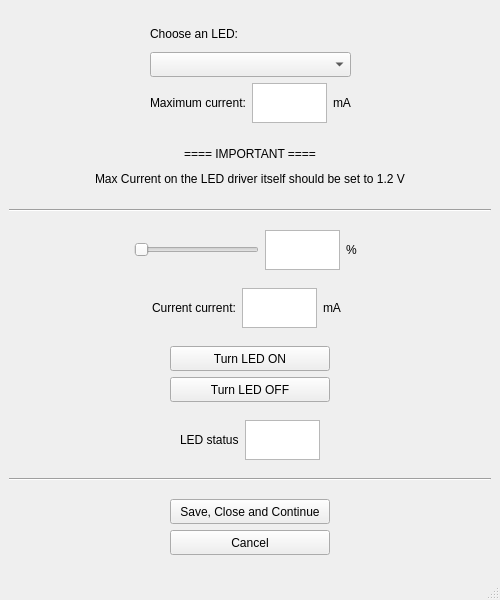
<?xml version="1.0" encoding="UTF-8"?>
<ui version="4.0">
 <class>MainWindow</class>
 <widget class="QMainWindow" name="MainWindow">
  <property name="geometry">
   <rect>
    <x>0</x>
    <y>0</y>
    <width>500</width>
    <height>600</height>
   </rect>
  </property>
  <property name="sizePolicy">
   <sizepolicy hsizetype="Fixed" vsizetype="Fixed">
    <horstretch>0</horstretch>
    <verstretch>0</verstretch>
   </sizepolicy>
  </property>
  <property name="minimumSize">
   <size>
    <width>500</width>
    <height>600</height>
   </size>
  </property>
  <property name="maximumSize">
   <size>
    <width>500</width>
    <height>600</height>
   </size>
  </property>
  <property name="windowTitle">
   <string>MODmode</string>
  </property>
  <widget class="QWidget" name="centralwidget">
   <layout class="QGridLayout" name="gridLayout">
    <item row="1" column="0">
     <layout class="QHBoxLayout" name="horizontalLayout_11">
      <item>
       <spacer name="horizontalSpacer_13">
        <property name="orientation">
         <enum>Qt::Horizontal</enum>
        </property>
        <property name="sizeHint" stdset="0">
         <size>
          <width>40</width>
          <height>20</height>
         </size>
        </property>
       </spacer>
      </item>
      <item>
       <layout class="QVBoxLayout" name="verticalLayout_5">
        <property name="spacing">
         <number>0</number>
        </property>
        <item alignment="Qt::AlignHCenter">
         <widget class="QLabel" name="label_9">
          <property name="sizePolicy">
           <sizepolicy hsizetype="Expanding" vsizetype="Expanding">
            <horstretch>0</horstretch>
            <verstretch>0</verstretch>
           </sizepolicy>
          </property>
          <property name="maximumSize">
           <size>
            <width>500</width>
            <height>25</height>
           </size>
          </property>
          <property name="text">
           <string>==== IMPORTANT ====</string>
          </property>
         </widget>
        </item>
        <item alignment="Qt::AlignHCenter">
         <widget class="QLabel" name="label_3">
          <property name="sizePolicy">
           <sizepolicy hsizetype="Expanding" vsizetype="Expanding">
            <horstretch>0</horstretch>
            <verstretch>0</verstretch>
           </sizepolicy>
          </property>
          <property name="maximumSize">
           <size>
            <width>500</width>
            <height>25</height>
           </size>
          </property>
          <property name="text">
           <string>Max Current on the LED driver itself should be set to 1.2 V</string>
          </property>
         </widget>
        </item>
       </layout>
      </item>
      <item>
       <spacer name="horizontalSpacer_14">
        <property name="orientation">
         <enum>Qt::Horizontal</enum>
        </property>
        <property name="sizeHint" stdset="0">
         <size>
          <width>40</width>
          <height>20</height>
         </size>
        </property>
       </spacer>
      </item>
     </layout>
    </item>
    <item row="0" column="0">
     <layout class="QHBoxLayout" name="horizontalLayout">
      <item>
       <spacer name="horizontalSpacer_11">
        <property name="orientation">
         <enum>Qt::Horizontal</enum>
        </property>
        <property name="sizeHint" stdset="0">
         <size>
          <width>40</width>
          <height>20</height>
         </size>
        </property>
       </spacer>
      </item>
      <item>
       <layout class="QVBoxLayout" name="verticalLayout_2">
        <item>
         <layout class="QVBoxLayout" name="verticalLayout">
          <item>
           <widget class="QLabel" name="label_1">
            <property name="sizePolicy">
             <sizepolicy hsizetype="Expanding" vsizetype="Expanding">
              <horstretch>0</horstretch>
              <verstretch>0</verstretch>
             </sizepolicy>
            </property>
            <property name="maximumSize">
             <size>
              <width>300</width>
              <height>25</height>
             </size>
            </property>
            <property name="text">
             <string>Choose an LED:</string>
            </property>
           </widget>
          </item>
          <item>
           <widget class="QComboBox" name="comboBox_LEDs">
            <property name="sizePolicy">
             <sizepolicy hsizetype="Preferred" vsizetype="Preferred">
              <horstretch>0</horstretch>
              <verstretch>0</verstretch>
             </sizepolicy>
            </property>
            <property name="minimumSize">
             <size>
              <width>0</width>
              <height>0</height>
             </size>
            </property>
            <property name="maximumSize">
             <size>
              <width>300</width>
              <height>25</height>
             </size>
            </property>
           </widget>
          </item>
         </layout>
        </item>
        <item>
         <layout class="QHBoxLayout" name="horizontalLayout_9">
          <item>
           <widget class="QLabel" name="label_4">
            <property name="sizePolicy">
             <sizepolicy hsizetype="Expanding" vsizetype="Expanding">
              <horstretch>0</horstretch>
              <verstretch>0</verstretch>
             </sizepolicy>
            </property>
            <property name="maximumSize">
             <size>
              <width>200</width>
              <height>25</height>
             </size>
            </property>
            <property name="text">
             <string>Maximum current:</string>
            </property>
           </widget>
          </item>
          <item>
           <widget class="QTextEdit" name="textEdit_MaxCurrent">
            <property name="maximumSize">
             <size>
              <width>75</width>
              <height>40</height>
             </size>
            </property>
            <property name="readOnly">
             <bool>true</bool>
            </property>
           </widget>
          </item>
          <item>
           <widget class="QLabel" name="label_2">
            <property name="sizePolicy">
             <sizepolicy hsizetype="Expanding" vsizetype="Expanding">
              <horstretch>0</horstretch>
              <verstretch>0</verstretch>
             </sizepolicy>
            </property>
            <property name="maximumSize">
             <size>
              <width>25</width>
              <height>25</height>
             </size>
            </property>
            <property name="text">
             <string>mA</string>
            </property>
           </widget>
          </item>
         </layout>
        </item>
       </layout>
      </item>
      <item>
       <spacer name="horizontalSpacer_12">
        <property name="orientation">
         <enum>Qt::Horizontal</enum>
        </property>
        <property name="sizeHint" stdset="0">
         <size>
          <width>40</width>
          <height>20</height>
         </size>
        </property>
       </spacer>
      </item>
     </layout>
    </item>
    <item row="3" column="0">
     <layout class="QHBoxLayout" name="horizontalLayout_2">
      <item>
       <spacer name="horizontalSpacer_9">
        <property name="orientation">
         <enum>Qt::Horizontal</enum>
        </property>
        <property name="sizeHint" stdset="0">
         <size>
          <width>40</width>
          <height>20</height>
         </size>
        </property>
       </spacer>
      </item>
      <item>
       <widget class="QSlider" name="horizontalSlider">
        <property name="maximumSize">
         <size>
          <width>150</width>
          <height>30</height>
         </size>
        </property>
        <property name="orientation">
         <enum>Qt::Horizontal</enum>
        </property>
       </widget>
      </item>
      <item>
       <widget class="QTextEdit" name="textEdit_Percentage">
        <property name="maximumSize">
         <size>
          <width>75</width>
          <height>40</height>
         </size>
        </property>
        <property name="readOnly">
         <bool>false</bool>
        </property>
       </widget>
      </item>
      <item>
       <widget class="QLabel" name="label_7">
        <property name="sizePolicy">
         <sizepolicy hsizetype="Expanding" vsizetype="Expanding">
          <horstretch>0</horstretch>
          <verstretch>0</verstretch>
         </sizepolicy>
        </property>
        <property name="maximumSize">
         <size>
          <width>20</width>
          <height>25</height>
         </size>
        </property>
        <property name="text">
         <string>%</string>
        </property>
       </widget>
      </item>
      <item>
       <spacer name="horizontalSpacer_10">
        <property name="orientation">
         <enum>Qt::Horizontal</enum>
        </property>
        <property name="sizeHint" stdset="0">
         <size>
          <width>40</width>
          <height>20</height>
         </size>
        </property>
       </spacer>
      </item>
     </layout>
    </item>
    <item row="5" column="0">
     <layout class="QHBoxLayout" name="horizontalLayout_6">
      <item>
       <spacer name="horizontalSpacer">
        <property name="orientation">
         <enum>Qt::Horizontal</enum>
        </property>
        <property name="sizeHint" stdset="0">
         <size>
          <width>40</width>
          <height>20</height>
         </size>
        </property>
       </spacer>
      </item>
      <item>
       <layout class="QVBoxLayout" name="verticalLayout_3">
        <item>
         <widget class="QPushButton" name="pushButton_LED_ON">
          <property name="sizePolicy">
           <sizepolicy hsizetype="Expanding" vsizetype="Fixed">
            <horstretch>0</horstretch>
            <verstretch>0</verstretch>
           </sizepolicy>
          </property>
          <property name="maximumSize">
           <size>
            <width>250</width>
            <height>25</height>
           </size>
          </property>
          <property name="text">
           <string>Turn LED ON</string>
          </property>
         </widget>
        </item>
        <item>
         <widget class="QPushButton" name="pushButton_LED_OFF">
          <property name="sizePolicy">
           <sizepolicy hsizetype="Expanding" vsizetype="Fixed">
            <horstretch>0</horstretch>
            <verstretch>0</verstretch>
           </sizepolicy>
          </property>
          <property name="maximumSize">
           <size>
            <width>250</width>
            <height>25</height>
           </size>
          </property>
          <property name="text">
           <string>Turn LED OFF</string>
          </property>
         </widget>
        </item>
       </layout>
      </item>
      <item>
       <spacer name="horizontalSpacer_2">
        <property name="orientation">
         <enum>Qt::Horizontal</enum>
        </property>
        <property name="sizeHint" stdset="0">
         <size>
          <width>40</width>
          <height>20</height>
         </size>
        </property>
       </spacer>
      </item>
     </layout>
    </item>
    <item row="8" column="0">
     <layout class="QHBoxLayout" name="horizontalLayout_8">
      <item>
       <spacer name="horizontalSpacer_4">
        <property name="orientation">
         <enum>Qt::Horizontal</enum>
        </property>
        <property name="sizeHint" stdset="0">
         <size>
          <width>40</width>
          <height>20</height>
         </size>
        </property>
       </spacer>
      </item>
      <item>
       <layout class="QVBoxLayout" name="verticalLayout_4">
        <property name="leftMargin">
         <number>0</number>
        </property>
        <property name="rightMargin">
         <number>0</number>
        </property>
        <item>
         <widget class="QPushButton" name="pushButton_SaveContinue">
          <property name="sizePolicy">
           <sizepolicy hsizetype="Expanding" vsizetype="Expanding">
            <horstretch>0</horstretch>
            <verstretch>0</verstretch>
           </sizepolicy>
          </property>
          <property name="maximumSize">
           <size>
            <width>250</width>
            <height>25</height>
           </size>
          </property>
          <property name="text">
           <string>Save, Close and Continue</string>
          </property>
         </widget>
        </item>
        <item>
         <widget class="QPushButton" name="pushButton_Cancel">
          <property name="sizePolicy">
           <sizepolicy hsizetype="Expanding" vsizetype="Expanding">
            <horstretch>0</horstretch>
            <verstretch>0</verstretch>
           </sizepolicy>
          </property>
          <property name="maximumSize">
           <size>
            <width>250</width>
            <height>25</height>
           </size>
          </property>
          <property name="text">
           <string>Cancel</string>
          </property>
         </widget>
        </item>
       </layout>
      </item>
      <item>
       <spacer name="horizontalSpacer_3">
        <property name="orientation">
         <enum>Qt::Horizontal</enum>
        </property>
        <property name="sizeHint" stdset="0">
         <size>
          <width>40</width>
          <height>20</height>
         </size>
        </property>
       </spacer>
      </item>
     </layout>
    </item>
    <item row="4" column="0">
     <layout class="QHBoxLayout" name="horizontalLayout_3">
      <item>
       <spacer name="horizontalSpacer_5">
        <property name="orientation">
         <enum>Qt::Horizontal</enum>
        </property>
        <property name="sizeHint" stdset="0">
         <size>
          <width>40</width>
          <height>20</height>
         </size>
        </property>
       </spacer>
      </item>
      <item alignment="Qt::AlignRight">
       <widget class="QLabel" name="label_5">
        <property name="sizePolicy">
         <sizepolicy hsizetype="Expanding" vsizetype="Expanding">
          <horstretch>0</horstretch>
          <verstretch>0</verstretch>
         </sizepolicy>
        </property>
        <property name="maximumSize">
         <size>
          <width>150</width>
          <height>25</height>
         </size>
        </property>
        <property name="text">
         <string>Current current:</string>
        </property>
       </widget>
      </item>
      <item>
       <widget class="QTextEdit" name="textEdit_CurrentCurrent">
        <property name="maximumSize">
         <size>
          <width>75</width>
          <height>40</height>
         </size>
        </property>
        <property name="readOnly">
         <bool>true</bool>
        </property>
       </widget>
      </item>
      <item>
       <widget class="QLabel" name="label_6">
        <property name="sizePolicy">
         <sizepolicy hsizetype="Expanding" vsizetype="Expanding">
          <horstretch>0</horstretch>
          <verstretch>0</verstretch>
         </sizepolicy>
        </property>
        <property name="maximumSize">
         <size>
          <width>25</width>
          <height>25</height>
         </size>
        </property>
        <property name="text">
         <string>mA</string>
        </property>
       </widget>
      </item>
      <item>
       <spacer name="horizontalSpacer_6">
        <property name="orientation">
         <enum>Qt::Horizontal</enum>
        </property>
        <property name="sizeHint" stdset="0">
         <size>
          <width>40</width>
          <height>20</height>
         </size>
        </property>
       </spacer>
      </item>
     </layout>
    </item>
    <item row="6" column="0">
     <layout class="QHBoxLayout" name="horizontalLayout_4">
      <item>
       <spacer name="horizontalSpacer_7">
        <property name="orientation">
         <enum>Qt::Horizontal</enum>
        </property>
        <property name="sizeHint" stdset="0">
         <size>
          <width>40</width>
          <height>20</height>
         </size>
        </property>
       </spacer>
      </item>
      <item alignment="Qt::AlignRight">
       <widget class="QLabel" name="label_8">
        <property name="sizePolicy">
         <sizepolicy hsizetype="Expanding" vsizetype="Expanding">
          <horstretch>0</horstretch>
          <verstretch>0</verstretch>
         </sizepolicy>
        </property>
        <property name="maximumSize">
         <size>
          <width>150</width>
          <height>25</height>
         </size>
        </property>
        <property name="text">
         <string>LED status</string>
        </property>
       </widget>
      </item>
      <item>
       <widget class="QTextEdit" name="textEdit_LEDstatus">
        <property name="maximumSize">
         <size>
          <width>75</width>
          <height>40</height>
         </size>
        </property>
        <property name="readOnly">
         <bool>true</bool>
        </property>
       </widget>
      </item>
      <item>
       <spacer name="horizontalSpacer_8">
        <property name="orientation">
         <enum>Qt::Horizontal</enum>
        </property>
        <property name="sizeHint" stdset="0">
         <size>
          <width>40</width>
          <height>20</height>
         </size>
        </property>
       </spacer>
      </item>
     </layout>
    </item>
    <item row="2" column="0">
     <widget class="Line" name="line">
      <property name="orientation">
       <enum>Qt::Horizontal</enum>
      </property>
     </widget>
    </item>
    <item row="7" column="0">
     <widget class="Line" name="line_2">
      <property name="orientation">
       <enum>Qt::Horizontal</enum>
      </property>
     </widget>
    </item>
   </layout>
  </widget>
  <widget class="QMenuBar" name="menubar">
   <property name="geometry">
    <rect>
     <x>0</x>
     <y>0</y>
     <width>500</width>
     <height>22</height>
    </rect>
   </property>
  </widget>
  <widget class="QStatusBar" name="statusbar"/>
 </widget>
 <resources/>
 <connections/>
</ui>
